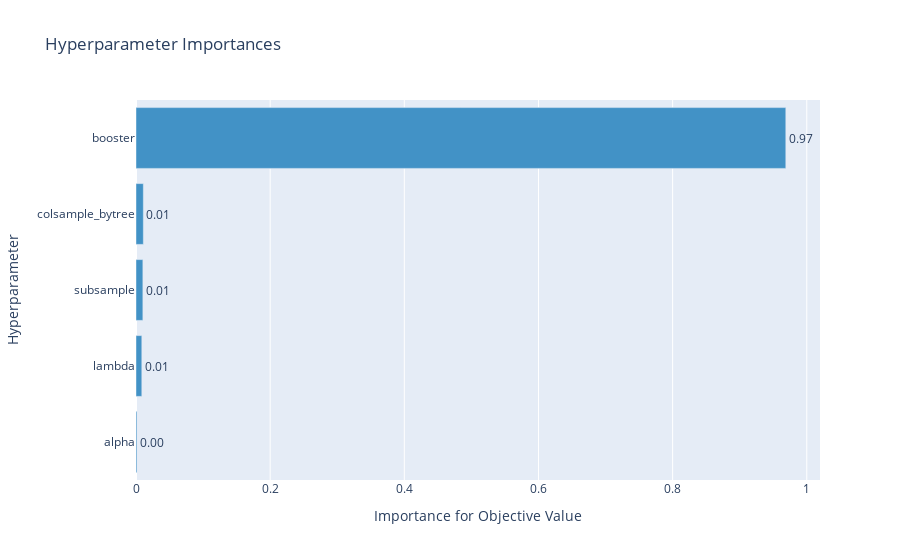

The code cell stored with this chart in its notebook:
### Code cell
# Plot hyperparameter importance
optuna.visualization.plot_param_importances(study)

### Figure 1 — Plotly figure (JSON) as saved in the notebook; plotly's stock layout.template omitted (floating-point values rounded to 4 significant figures)
{"data": [{"cliponaxis": false, "hovertemplate": ["alpha (LogUniformDistribution): 0.0014582085823834515<extra></extra>", "lambda (LogUniformDistribution): 0.008654180266230688<extra></extra>", "subsample (UniformDistribution): 0.010236041663350357<extra></extra>", "colsample_bytree (UniformDistribution): 0.010932659676706029<extra></extra>", "booster (CategoricalDistribution): 0.9687189098113296<extra></extra>"], "marker": {"color": "rgb(66,146,198)"}, "orientation": "h", "text": ["0.0014582085823834515", "0.008654180266230688", "0.010236041663350357", "0.010932659676706029", "0.9687189098113296"], "textposition": "outside", "texttemplate": "%{text:.2f}", "type": "bar", "x": [0.001458, 0.008654, 0.01024, 0.01093, 0.9687], "y": ["alpha", "lambda", "subsample", "colsample_bytree", "booster"]}], "layout": {"showlegend": false, "title": {"text": "Hyperparameter Importances"}, "xaxis": {"title": {"text": "Importance for Objective Value"}}, "yaxis": {"title": {"text": "Hyperparameter"}}}}
